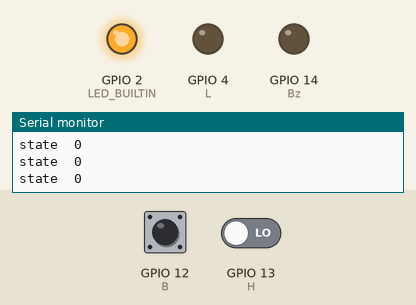
Recording of a sketch running on a simulated ESP8266 (NodeMCU). Shown: output pins drawn as LEDs (lit = HIGH, except the on-board LED, lit = LOW), the last lines printed to the serial monitor. Inputs (shaded band) come from the test bench; at power-on: GPIO 12 (B) HIGH, GPIO 13 (H) LOW. WiFi joins after 1.5 s; servers stay silent unless stated; no MQTT or app messages arrive unless stated.

Above: at 2.7 s.
2.8 s: GPIO 12 (B) pulled LOW for 0.15 s
At 3.9 s:
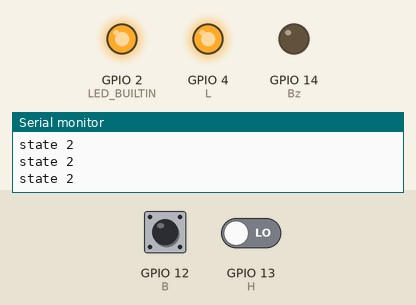
5.9 s: GPIO 13 (H) driven HIGH
At 7.2 s:
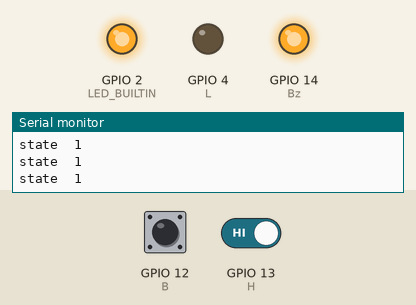
Timing chart, 0 to 8.9 s (numbered marks = the images above; inputs shaded):
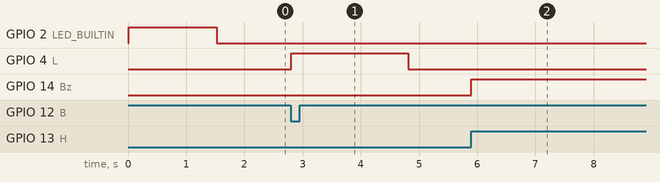

Measured:
- after the input at 2.8 s, GPIO 4 (L): LOW → HIGH at once, → LOW 2.0 s later
- after the input at 5.9 s, GPIO 14 (Bz): LOW → HIGH at once

The sketch:

doorlock.ino
```cpp
#include <ESP8266WiFi.h>
#include <PubSubClient.h>


const char* ssid = "Astral Presence";
const char* password = "AstralDev108";


const char* mqtt_server = "192.168.1.101";

const char*  doorTopic = "college/office/doorlock" ;


WiFiClient espClient;
PubSubClient client(espClient);


enum State_enum {POWER_ON, S0 , S1 , S2, S3, BB};


void state_machine_run(int);
int read_input();
uint8_t state = S0;
boolean FLAG = false;
int valB;
int valH;
int valH1;
int valM=0;
int valI=1;
int msgValue;
int l;
int bz;


unsigned long tstateBB = 0;
unsigned long tstate2 = 0;
unsigned long tstate3 = 0;
unsigned long now;


#define H 13//Hall sensor
#define B 12 //Button Input

#define Bz 14 //Buzzer
#define L 4 //Lock


void setup() {

  Serial.begin(115200);
  delay(10);

  pinMode(H, INPUT);
  pinMode(B, INPUT_PULLUP);
  pinMode(Bz, OUTPUT);
  pinMode(L, OUTPUT);

  pinMode(LED_BUILTIN, OUTPUT);
  digitalWrite(LED_BUILTIN, HIGH);

 setup_wifi();
 client.setServer(mqtt_server, 1883);
 client.setCallback(callback);
 state = POWER_ON;

now = millis();

}

void loop()
{

  if(!FLAG){
  if(millis()-now>1000){
    Serial.println("status sent");
    now = millis();
     sendStatus();
    }


    }


 if( !client.connected())
 {

reconnect();
  }


  client.loop();

  state_machine_run(read_input());
  delay(10);


}

void state_machine_run(int input_state)
{
  switch (state)
  {


    case POWER_ON:

       Serial.println("power on state");

        if(input_state == 2){
          state_Szero();
          state = S0;

          }


    break;


    case S0:
   Serial.println("state  0");
      if (input_state == 0 || input_state == 1) {
        tstate2 = millis();
        state_Stwo();

        state = S2;
      }
      else if (input_state == 2) {
        state_Szero();
        state = S0;
      }
      else if (input_state == 3) {
        state_Sone();
        state = S1;
      }
      break;

    case S1:
     Serial.println("state  1");
      if(!FLAG){

      client.publish(doorTopic, "{\"door\":\"break-In\"}"  );
      Serial.println("BREAK-IN");


      FLAG = true;
    }
      break;

    case S2:

      Serial.println("state 2");


      if (input_state == 0 || input_state == 1) {
        state_Stwo();
        state = S2;
      } else if (millis() > tstate2 + 2000) {
        state_Sthree();
        state = S3;
        tstate3 = millis();
      }

      break;

    case S3:

     Serial.println(" state 3 ");


      if (input_state == 0 || input_state == 1) {
        state_Stwo();
        state = S2;
        }
      else if (input_state == 2) {
        state_Szero();
        state = S0;
        }
        else if (millis() > tstate3 + 4000) {
        buzzerOn();
        tstateBB = millis();
        state = BB;
      }

      break;

    case BB:
      Serial.println("State BB");
      if (input_state == 2) {
        state_Szero();
        state = S0;
      }
      else if (millis() > tstateBB + 2000) {
        buzzOff();
      }
      break;
  }
}


void state_Szero()
{
  digitalWrite(L, LOW);
  digitalWrite(Bz, LOW);

}

void state_Sone()
{
  digitalWrite(L, LOW);
  digitalWrite(Bz, HIGH);

}

void state_Stwo()
{
digitalWrite(L, HIGH);
digitalWrite(Bz, LOW);
}

void state_Sthree()
{
  digitalWrite(L, LOW);
  digitalWrite(Bz, LOW);

}


void powerOn(){

  digitalWrite(Bz, LOW);
   digitalWrite(L, LOW);
  }
void buzzerOn()
{
digitalWrite(Bz, HIGH);
}

void buzzOff() {
digitalWrite(Bz, LOW);
}


int read_input()
{
  valB = digitalRead(B);
  valH = digitalRead(H);


 if (valB == 0 || valM == 1 )
  {
    valM = valM ? 0 : 1;
    valI = 0;
  }
  else
    valI = 1;


  if ( valI == 0 && valH == 0) {
    return 0;
  }
  else if ( valI == 0 && valH == 1) {
    return 1;
  }
  else if ( valI == 1 && valH == 0) {
    return 2;
  }
  else if ( valI == 1 && valH == 1) {
    return 3;
  }

}


void setup_wifi() {


  delay(10);
  // We start by connecting to a WiFi network
  Serial.println();
  Serial.print("Connecting to ");
  Serial.println(ssid);

  WiFi.begin(ssid, password);

  while (WiFi.status() != WL_CONNECTED) {
    delay(500);
    Serial.print(".");
  }

  Serial.println("");
  Serial.println("WiFi connected");
  digitalWrite(LED_BUILTIN, LOW);
  Serial.println("IP address: ");
  Serial.println(WiFi.localIP());


}


void callback(char* topic, byte* payload, unsigned int length) {


  char message[length];
  for (int i = 0; i < length; i++) {
        message[i] = (char)payload[i];
       }
  message[length] = '\0';
  String  Message = String(message);

 String Topic  = topic;

Serial.println(Message);

  if (Message == "{\"door\":\"open\"}") {

      if(FLAG){
        state = POWER_ON;
        powerOn();
        FLAG = false;
        }

    valM = 1;
  }


}


void  reconnect() {
   Serial.println(" MQTT - connecting ");
  if (client.connect("doorClient")) {

    client.subscribe(doorTopic);
  }

}


void sendStatus(){

int h = digitalRead(H);
int l = digitalRead(L);


if(h || l){
  client.publish(doorTopic, "{\"door\":\"opened\"}" );

  }
  else if(!h && !l ){


    client.publish(doorTopic, "{\"door\":\"closed\"}" );
    }
}
```
